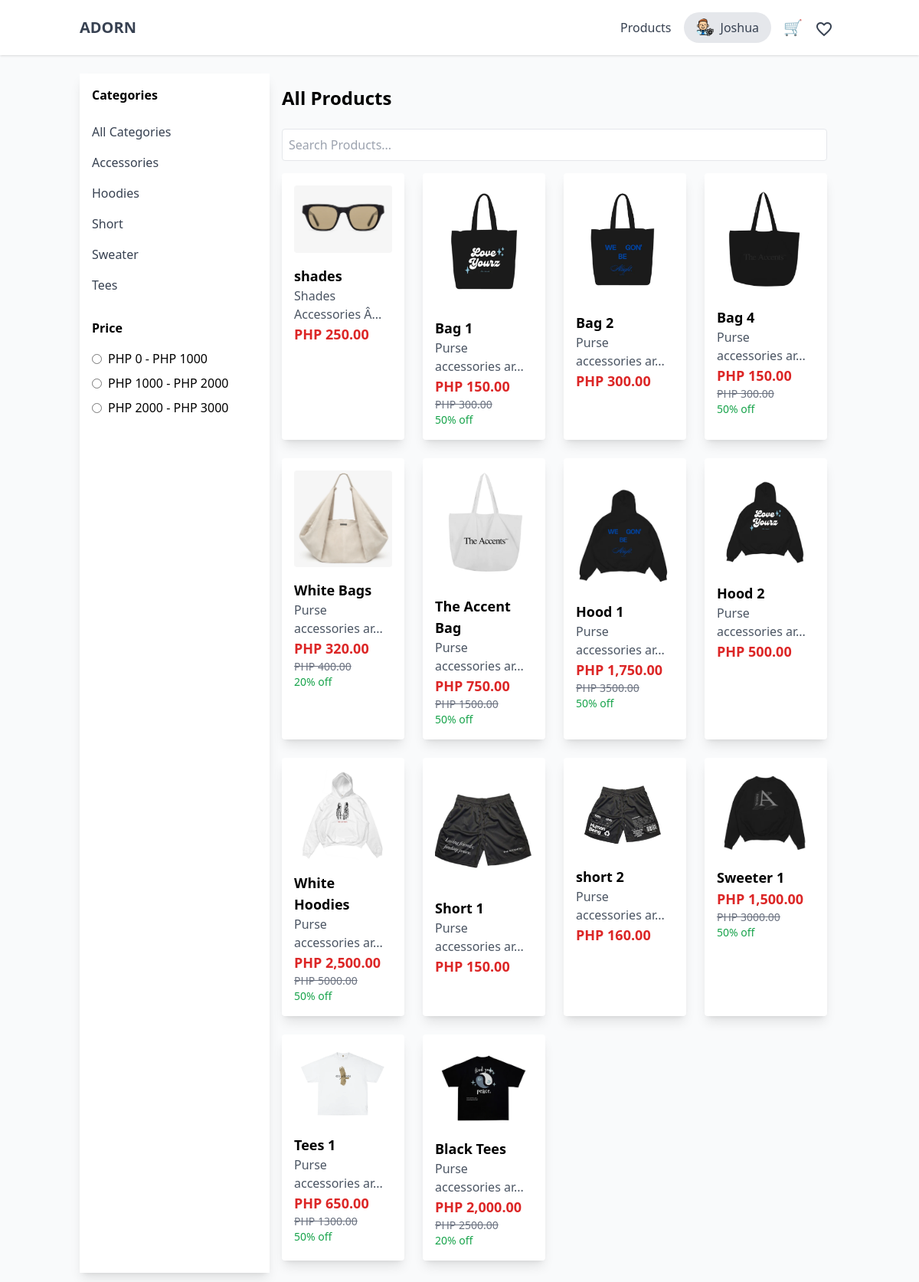
Page /customer/index.php (signed in) on the committed database.
### tables this page shows
CREATE TABLE `user` (
  `user_id` int(11) NOT NULL,
  `Fullname` varchar(60) NOT NULL,
  `Email` varchar(60) NOT NULL,
  `Phone` varchar(60) NOT NULL,
  `Password` varchar(255) NOT NULL,
  `Profile_images` varchar(255) DEFAULT NULL,
  `status` int(11) NOT NULL DEFAULT 0 COMMENT '0=Not Verified,1=Verified',
  `verificationKey` varchar(255) DEFAULT NULL,
  `link_expiration` datetime NOT NULL
);

CREATE TABLE `category` (
  `category_id` int(11) NOT NULL,
  `category_name` varchar(60) NOT NULL,
  `category_description` text NOT NULL,
  `status` int(11) NOT NULL DEFAULT 1 COMMENT '0=InActive 1=Active'
);

CREATE TABLE `product` (
  `prod_id` int(11) NOT NULL,
  `prod_code` varchar(60) NOT NULL,
  `prod_name` varchar(60) NOT NULL,
  `prod_currprice` decimal(10,2) NOT NULL,
  `prod_category_id` int(11) NOT NULL,
  `prod_critical` int(11) NOT NULL,
  `prod_description` text NOT NULL,
  `prod_promo_id` int(11) DEFAULT NULL,
  `prod_image` varchar(255) NOT NULL,
  `prod_added` datetime NOT NULL,
  `prod_status` int(11) NOT NULL DEFAULT 1 COMMENT '0=Not Active,\r\n1=Active,\r\n3=Archive',
  `product_stocks` int(11) NOT NULL
);

CREATE TABLE `promo` (
  `promo_id` int(11) NOT NULL,
  `promo_name` varchar(60) NOT NULL,
  `promo_description` text NOT NULL,
  `promo_rate` float NOT NULL,
  `promo_status` int(11) NOT NULL DEFAULT 1,
  `promo_expiration` date NOT NULL
);

### customer/backend/db.php (called while the page is built, shortened)
<?php
class db_connect
{
    public $host = db_host;
    public $user = db_user;
    public $pass = db_pass;
    public $name = db_name;
    public function connect()
    {
        try {
            $this->conn = new mysqli($this->host, $this->user, $this->pass, $this->name);
        } catch (\Throwable $th) {
            header("Location:setup.php");
        }
    }
}

### customer/backend/class.php (called while the page is built, shortened)
<?php
include ('db.php');
class global_class extends db_connect
{
    public function fetch_all_product() {
        $query = $this->conn->prepare("SELECT
                product.*,
                category.*,
                promo.*,
                CASE
                    WHEN promo.promo_expiration < NOW() THEN NULL
                    WHEN promo.promo_status = '0' THEN NULL
                    ELSE product.prod_promo_id
                END AS prod_promo_id
            FROM product
            LEFT JOIN category
                ON product.prod_category_id = category.category_id
            LEFT JOIN promo
                ON promo.promo_id = product.prod_promo_id
            where prod_status='1'
        ");
        if ($query->execute()) {
            $result = $query->get_result();
            return $result;
        }
    }
    public function fetch_user_info($userID){
        $query = $this->conn->prepare("SELECT * FROM user where user_id = '$userID'");
        if ($query->execute()) {
            $result = $query->get_result();
            return $result;
        }
    }
    public function fetch_all_categories(){
        $query = $this->conn->prepare("SELECT *
        FROM category where status='1'"
    );
        if ($query->execute()) {
            $result = $query->get_result();
            return $result;
        }
    }
}

### customer/backend/end-points/list_product.php (the view, shortened to what this page needs)
<h1 class="text-2xl font-semibold mb-6">All Products</h1>
<input type="text" id="search" class="w-full p-2 mb-4 border rounded" placeholder="Search Products...">
<div class="grid grid-cols-2 md:grid-cols-3 lg:grid-cols-4 gap-6" id="product-grid">
    <?php
    $fetch_all_product = $db->fetch_all_product();
    foreach ($fetch_all_product as $product):
        if($product['prod_promo_id']){
            $promo_rate_percentage = $product['promo_rate'] * 100;
            $discount_amount = $product['prod_currprice'] * $product['promo_rate'];
            $discounted_price = $product['prod_currprice'] - $discount_amount;
        }else{
            $discounted_price=$product['prod_currprice'];
        }
    ?>
    <div class="bg-white p-4 rounded shadow-lg transition-transform transform hover:scale-105 hover:shadow-2xl product-card" data-category-id="<?=$product['prod_category_id']?>" data-price="<?=$product['prod_currprice']?>">
        <a href="view_product.php?product_id=<?=$product['prod_id']?>&&category=<?=$category['category_name']?>&&prod_name=<?=$product['prod_name']?>">
            <img src="../upload/<?=$product['prod_image']?>" alt="Product Image" class="w-full rounded mb-4 transition-transform hover:scale-105">
            <h2 class="font-semibold text-lg transition-colors hover:text-blue-500 product-name"><?=$product['prod_name']?></h2>
            <p class="text-gray-600 transition-colors hover:text-gray-800"><?= substr($product['prod_description'], 0, 20) . (strlen($product['prod_description']) > 20 ? '...' : '') ?></p>
            <?php if ($product['prod_promo_id']): ?>
                <p class="text-lg font-bold text-red-600">PHP <?=number_format($discounted_price, 2);?></p>
                <p class="text-sm text-gray-500 line-through">PHP <?=$product['prod_currprice']?></p>
                <p class="text-sm text-green-600"><?=$promo_rate_percentage?>% off</p>
            <?php else: ?>
                <p class="text-lg font-bold text-red-600">PHP <?=number_format($product['prod_currprice'], 2);?></p>
            <?php endif; ?>
        </a>
    </div>
    <?php endforeach; ?>
</div>

### customer/component/header.php (shortened to what this page needs)
<?php
include('backend/class.php');
$db = new global_class();
$is_logged_in = isset($_SESSION['user_id']);
$userID=$_SESSION['user_id'];
$fetch_user_info = $db->fetch_user_info($userID);
foreach ($fetch_user_info as $user):
    $user_fullname=$user['Fullname'];
    $user_profileImages=$user['Profile_images'];
endforeach;
$Fullname =$user_fullname;
$name_parts = explode(" ", $Fullname);
$firstname = $name_parts[0];
?>
<!DOCTYPE html>
<html lang="en">
<head>
  <script src="https://cdn.tailwindcss.com"></script>
  <link rel="stylesheet" href="https://cdnjs.cloudflare.com/ajax/libs/AlertifyJS/1.13.1/css/alertify.css" />
</head>
<body class="bg-gray-50">
<header class="bg-white shadow">
  <div class="container mx-auto px-4 py-4 flex justify-between items-center">
    <div class="text-xl font-bold text-gray-800">
      <a href="index.php" class="text-gray-700 hover:text-blue-600 transition">ADORN</a>
    </div>
    <nav id="navigation" class="hidden lg:flex lg:items-center lg:space-x-4">
      <?php if ($is_logged_in): ?>
        <a href="index.php" class="text-gray-700 hover:text-blue-600 transition">Products</a>
        <div class="relative dropdown">
          <button id="profileButton" class="flex items-center space-x-2 bg-gray-200 hover:bg-gray-300 text-gray-700 rounded-full px-4 py-2">
          <?php
          if ($user_profileImages) {
              echo "<img src='../upload/$user_profileImages' class='h-6 w-6 rounded-full'>";
          }
          ?>
             <span><?= ucfirst($firstname) ?></span>
          </button>
        </div>
      <?php endif; ?>
      <a href="view_cart.php" class="relative text-gray-700 hover:text-blue-600 transition text-xl">
          🛒
      </a>
      <a href="view_wishlist.php" class="relative text-gray-700 hover:text-blue-600 transition text-xl">
          <span class="material-icons align-middle mr-2">favorite_border</span>
      </a>
    </nav>
  </div>
</header>

### customer/index.php (shortened to what this page needs)
<?php
include "component/header.php";
?>
<div class="container mx-auto px-4 py-6">
    <div class="flex">
        <aside
            id="sidebar"
            class="fixed top-0 left-0 w-64 h-full bg-white shadow-lg transform -translate-x-full lg:relative lg:translate-x-0 lg:w-1/4 lg:h-auto p-4 transition-transform duration-300 ease-in-out z-50"
        >
            <h2 class="font-semibold mb-4">Categories</h2>
            <ul id="category-list">
                <li>
                    <a href="#" class="block py-2 text-gray-700 hover:bg-gray-200 hover:text-gray-900 transition-colors duration-300 category-filter" data-category-id="all">
                        All Categories
                    </a>
                </li>
                <?php
                $categories = $db->fetch_all_categories();
                foreach ($categories as $category):
                    echo '
                        <li>
                            <a href="#" class="block py-2 text-gray-700 hover:bg-gray-200 hover:text-gray-900 transition-colors duration-300 category-filter" data-category-id="'.$category['category_id'].'">
                            '.ucfirst($category['category_name']).'
                            </a>
                        </li>';
                endforeach;
                ?>
            </ul>
            <h2 class="font-semibold mt-6 mb-4">Price</h2>
            <div class="space-y-2">
                <label class="flex items-center">
                    <input type="radio" name="price" class="mr-2 price-filter" data-price-range="0-1000">
                    PHP 0 - PHP 1000
                </label>
                <label class="flex items-center">
                    <input type="radio" name="price" class="mr-2 price-filter" data-price-range="1000-2000">
                    PHP 1000 - PHP 2000
                </label>
                <label class="flex items-center">
                    <input type="radio" name="price" class="mr-2 price-filter" data-price-range="2000-3000">
                    PHP 2000 - PHP 3000
                </label>
            </div>
        </aside>
        <main class="w-full lg:w-3/4 p-4 ml-auto">
            <?php include "backend/end-points/list_product.php"; ?>
        </main>
    </div>
</div>
<?php include "component/footer.php"; ?>

### rows in the picture
user: Profile_images (picture), Fullname "Joshua"
category: category_name "Accessories"
category: category_name "Hoodies"
category: category_name "Short"
category: category_name "Sweater"
category: category_name "Tees"
product: prod_image (picture), prod_name "shades", prod_description "Shades Accessories Â", prod_currprice "250.00"
product: prod_image (picture), prod_name "Bag 1", prod_description "Purse accessories ar", prod_currprice.promo_rate "150.00", prod_currprice "300.00", promo.promo_rate "50"
product: prod_image (picture), prod_name "Bag 2", prod_description "Purse accessories ar", prod_currprice "300.00"
product: prod_image (picture), prod_name "Bag 4", prod_description "Purse accessories ar", prod_currprice.promo_rate "150.00", prod_currprice "300.00", promo.promo_rate "50"
product: prod_image (picture), prod_name "White Bags", prod_description "Purse accessories ar", prod_currprice.promo_rate "320.00", prod_currprice "400.00", promo.promo_rate "20"
product: prod_image (picture), prod_name "The Accent Bag", prod_description "Purse accessories ar", prod_currprice.promo_rate "750.00", prod_currprice "1500.00", promo.promo_rate "50"
product: prod_image (picture), prod_name "Hood 1", prod_description "Purse accessories ar", prod_currprice.promo_rate "1,750.00", prod_currprice "3500.00", promo.promo_rate "50"
product: prod_image (picture), prod_name "Hood 2", prod_description "Purse accessories ar", prod_currprice "500.00"
product: prod_image (picture), prod_name "White Hoodies", prod_description "Purse accessories ar", prod_currprice.promo_rate "2,500.00", prod_currprice "5000.00", promo.promo_rate "50"
product: prod_image (picture), prod_name "Short 1", prod_description "Purse accessories ar", prod_currprice "150.00"
product: prod_image (picture), prod_name "short 2", prod_description "Purse accessories ar", prod_currprice "160.00"
product: prod_image (picture), prod_name "Sweeter 1", prod_currprice.promo_rate "1,500.00", prod_currprice "3000.00", promo.promo_rate "50"
product: prod_image (picture), prod_name "Tees 1", prod_description "Purse accessories ar", prod_currprice.promo_rate "650.00", prod_currprice "1300.00", promo.promo_rate "50"
product: prod_image (picture), prod_name "Black Tees", prod_description "Purse accessories ar", prod_currprice.promo_rate "2,000.00", prod_currprice "2500.00", promo.promo_rate "20"
